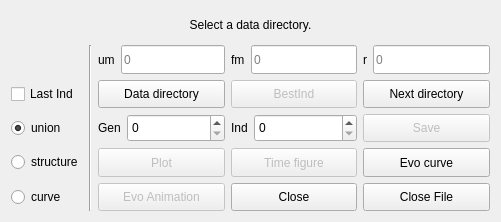
<?xml version="1.0" encoding="UTF-8"?>
<ui version="4.0">
 <class>Form</class>
 <widget class="QWidget" name="Form">
  <property name="enabled">
   <bool>true</bool>
  </property>
  <property name="geometry">
   <rect>
    <x>0</x>
    <y>0</y>
    <width>501</width>
    <height>222</height>
   </rect>
  </property>
  <property name="windowTitle">
   <string>Form</string>
  </property>
  <layout class="QGridLayout" name="gridLayout">
   <item row="4" column="4">
    <widget class="QPushButton" name="pushButton_7">
     <property name="enabled">
      <bool>true</bool>
     </property>
     <property name="sizePolicy">
      <sizepolicy hsizetype="Expanding" vsizetype="Expanding">
       <horstretch>2</horstretch>
       <verstretch>1</verstretch>
      </sizepolicy>
     </property>
     <property name="text">
      <string>Evo curve</string>
     </property>
    </widget>
   </item>
   <item row="2" column="3">
    <widget class="QPushButton" name="pushButton_2">
     <property name="enabled">
      <bool>false</bool>
     </property>
     <property name="sizePolicy">
      <sizepolicy hsizetype="Expanding" vsizetype="Expanding">
       <horstretch>2</horstretch>
       <verstretch>1</verstretch>
      </sizepolicy>
     </property>
     <property name="text">
      <string>BestInd</string>
     </property>
    </widget>
   </item>
   <item row="5" column="2">
    <widget class="QPushButton" name="pushButton_8">
     <property name="enabled">
      <bool>false</bool>
     </property>
     <property name="sizePolicy">
      <sizepolicy hsizetype="Expanding" vsizetype="Expanding">
       <horstretch>2</horstretch>
       <verstretch>1</verstretch>
      </sizepolicy>
     </property>
     <property name="text">
      <string>Evo Animation</string>
     </property>
    </widget>
   </item>
   <item row="3" column="4">
    <widget class="QPushButton" name="pushButton_4">
     <property name="enabled">
      <bool>false</bool>
     </property>
     <property name="sizePolicy">
      <sizepolicy hsizetype="Expanding" vsizetype="Expanding">
       <horstretch>2</horstretch>
       <verstretch>1</verstretch>
      </sizepolicy>
     </property>
     <property name="text">
      <string>Save</string>
     </property>
    </widget>
   </item>
   <item row="1" column="4">
    <layout class="QFormLayout" name="formLayout_3">
     <item row="0" column="0">
      <widget class="QLabel" name="label_6">
       <property name="sizePolicy">
        <sizepolicy hsizetype="Expanding" vsizetype="Expanding">
         <horstretch>2</horstretch>
         <verstretch>1</verstretch>
        </sizepolicy>
       </property>
       <property name="text">
        <string>r</string>
       </property>
      </widget>
     </item>
     <item row="0" column="1">
      <widget class="QLineEdit" name="lineEdit_5">
       <property name="enabled">
        <bool>true</bool>
       </property>
       <property name="sizePolicy">
        <sizepolicy hsizetype="Expanding" vsizetype="Expanding">
         <horstretch>2</horstretch>
         <verstretch>1</verstretch>
        </sizepolicy>
       </property>
       <property name="placeholderText">
        <string>0</string>
       </property>
      </widget>
     </item>
    </layout>
   </item>
   <item row="3" column="3">
    <layout class="QFormLayout" name="formLayout_5">
     <item row="0" column="0">
      <widget class="QLabel" name="label_3">
       <property name="sizePolicy">
        <sizepolicy hsizetype="Expanding" vsizetype="Expanding">
         <horstretch>2</horstretch>
         <verstretch>1</verstretch>
        </sizepolicy>
       </property>
       <property name="text">
        <string>Ind</string>
       </property>
      </widget>
     </item>
     <item row="0" column="1">
      <widget class="QSpinBox" name="spinBox_2">
       <property name="sizePolicy">
        <sizepolicy hsizetype="Minimum" vsizetype="Expanding">
         <horstretch>0</horstretch>
         <verstretch>1</verstretch>
        </sizepolicy>
       </property>
      </widget>
     </item>
    </layout>
   </item>
   <item row="3" column="2">
    <layout class="QFormLayout" name="formLayout_4">
     <item row="0" column="0">
      <widget class="QLabel" name="label_2">
       <property name="sizePolicy">
        <sizepolicy hsizetype="Expanding" vsizetype="Expanding">
         <horstretch>2</horstretch>
         <verstretch>1</verstretch>
        </sizepolicy>
       </property>
       <property name="text">
        <string>Gen</string>
       </property>
      </widget>
     </item>
     <item row="0" column="1">
      <widget class="QSpinBox" name="spinBox">
       <property name="sizePolicy">
        <sizepolicy hsizetype="Minimum" vsizetype="Expanding">
         <horstretch>0</horstretch>
         <verstretch>1</verstretch>
        </sizepolicy>
       </property>
       <property name="maximum">
        <number>10000</number>
       </property>
      </widget>
     </item>
    </layout>
   </item>
   <item row="1" column="3">
    <layout class="QFormLayout" name="formLayout_2">
     <item row="0" column="0">
      <widget class="QLabel" name="label_5">
       <property name="sizePolicy">
        <sizepolicy hsizetype="Expanding" vsizetype="Expanding">
         <horstretch>2</horstretch>
         <verstretch>1</verstretch>
        </sizepolicy>
       </property>
       <property name="text">
        <string>fm</string>
       </property>
      </widget>
     </item>
     <item row="0" column="1">
      <widget class="QLineEdit" name="lineEdit_4">
       <property name="enabled">
        <bool>true</bool>
       </property>
       <property name="sizePolicy">
        <sizepolicy hsizetype="Expanding" vsizetype="Expanding">
         <horstretch>2</horstretch>
         <verstretch>1</verstretch>
        </sizepolicy>
       </property>
       <property name="placeholderText">
        <string>0</string>
       </property>
      </widget>
     </item>
    </layout>
   </item>
   <item row="4" column="2">
    <widget class="QPushButton" name="pushButton_5">
     <property name="enabled">
      <bool>false</bool>
     </property>
     <property name="sizePolicy">
      <sizepolicy hsizetype="Expanding" vsizetype="Expanding">
       <horstretch>2</horstretch>
       <verstretch>1</verstretch>
      </sizepolicy>
     </property>
     <property name="text">
      <string>Plot</string>
     </property>
    </widget>
   </item>
   <item row="5" column="3">
    <widget class="QPushButton" name="pushButton_9">
     <property name="sizePolicy">
      <sizepolicy hsizetype="Expanding" vsizetype="Expanding">
       <horstretch>2</horstretch>
       <verstretch>1</verstretch>
      </sizepolicy>
     </property>
     <property name="text">
      <string>Close</string>
     </property>
    </widget>
   </item>
   <item row="2" column="2">
    <widget class="QPushButton" name="pushButton">
     <property name="enabled">
      <bool>true</bool>
     </property>
     <property name="sizePolicy">
      <sizepolicy hsizetype="Expanding" vsizetype="Expanding">
       <horstretch>2</horstretch>
       <verstretch>1</verstretch>
      </sizepolicy>
     </property>
     <property name="text">
      <string>Data directory</string>
     </property>
    </widget>
   </item>
   <item row="5" column="4">
    <widget class="QPushButton" name="pushButton_10">
     <property name="sizePolicy">
      <sizepolicy hsizetype="Expanding" vsizetype="Expanding">
       <horstretch>2</horstretch>
       <verstretch>1</verstretch>
      </sizepolicy>
     </property>
     <property name="styleSheet">
      <string notr="true"/>
     </property>
     <property name="text">
      <string>Close File</string>
     </property>
     <property name="checkable">
      <bool>false</bool>
     </property>
    </widget>
   </item>
   <item row="4" column="3">
    <widget class="QPushButton" name="pushButton_6">
     <property name="enabled">
      <bool>false</bool>
     </property>
     <property name="sizePolicy">
      <sizepolicy hsizetype="Expanding" vsizetype="Expanding">
       <horstretch>2</horstretch>
       <verstretch>1</verstretch>
      </sizepolicy>
     </property>
     <property name="text">
      <string>Time figure</string>
     </property>
    </widget>
   </item>
   <item row="2" column="4">
    <widget class="QPushButton" name="pushButton_3">
     <property name="sizePolicy">
      <sizepolicy hsizetype="Expanding" vsizetype="Expanding">
       <horstretch>2</horstretch>
       <verstretch>1</verstretch>
      </sizepolicy>
     </property>
     <property name="text">
      <string>Next directory</string>
     </property>
    </widget>
   </item>
   <item row="1" column="2">
    <layout class="QFormLayout" name="formLayout">
     <item row="0" column="0">
      <widget class="QLabel" name="label_4">
       <property name="sizePolicy">
        <sizepolicy hsizetype="Expanding" vsizetype="Expanding">
         <horstretch>2</horstretch>
         <verstretch>1</verstretch>
        </sizepolicy>
       </property>
       <property name="minimumSize">
        <size>
         <width>0</width>
         <height>23</height>
        </size>
       </property>
       <property name="text">
        <string>um</string>
       </property>
      </widget>
     </item>
     <item row="0" column="1">
      <widget class="QLineEdit" name="lineEdit_3">
       <property name="enabled">
        <bool>true</bool>
       </property>
       <property name="sizePolicy">
        <sizepolicy hsizetype="Expanding" vsizetype="Expanding">
         <horstretch>2</horstretch>
         <verstretch>1</verstretch>
        </sizepolicy>
       </property>
       <property name="placeholderText">
        <string>0</string>
       </property>
      </widget>
     </item>
    </layout>
   </item>
   <item row="1" column="1" rowspan="5">
    <widget class="Line" name="line_3">
     <property name="sizePolicy">
      <sizepolicy hsizetype="Fixed" vsizetype="Expanding">
       <horstretch>0</horstretch>
       <verstretch>1</verstretch>
      </sizepolicy>
     </property>
     <property name="orientation">
      <enum>Qt::Vertical</enum>
     </property>
    </widget>
   </item>
   <item row="0" column="0" colspan="5">
    <widget class="QLabel" name="label">
     <property name="sizePolicy">
      <sizepolicy hsizetype="Expanding" vsizetype="Expanding">
       <horstretch>0</horstretch>
       <verstretch>1</verstretch>
      </sizepolicy>
     </property>
     <property name="minimumSize">
      <size>
       <width>0</width>
       <height>23</height>
      </size>
     </property>
     <property name="text">
      <string>Select a data directory.</string>
     </property>
     <property name="alignment">
      <set>Qt::AlignCenter</set>
     </property>
    </widget>
   </item>
   <item row="2" column="0">
    <widget class="QCheckBox" name="checkBox">
     <property name="sizePolicy">
      <sizepolicy hsizetype="Expanding" vsizetype="Expanding">
       <horstretch>1</horstretch>
       <verstretch>1</verstretch>
      </sizepolicy>
     </property>
     <property name="text">
      <string>Last Ind</string>
     </property>
    </widget>
   </item>
   <item row="3" column="0">
    <widget class="QRadioButton" name="radioButton">
     <property name="text">
      <string>union</string>
     </property>
     <property name="checked">
      <bool>true</bool>
     </property>
    </widget>
   </item>
   <item row="4" column="0">
    <widget class="QRadioButton" name="radioButton_2">
     <property name="text">
      <string>structure</string>
     </property>
    </widget>
   </item>
   <item row="5" column="0">
    <widget class="QRadioButton" name="radioButton_3">
     <property name="text">
      <string>curve</string>
     </property>
    </widget>
   </item>
  </layout>
 </widget>
 <tabstops>
  <tabstop>lineEdit_3</tabstop>
  <tabstop>lineEdit_4</tabstop>
  <tabstop>lineEdit_5</tabstop>
  <tabstop>spinBox</tabstop>
  <tabstop>spinBox_2</tabstop>
  <tabstop>checkBox</tabstop>
  <tabstop>radioButton</tabstop>
  <tabstop>radioButton_2</tabstop>
  <tabstop>radioButton_3</tabstop>
  <tabstop>pushButton</tabstop>
  <tabstop>pushButton_2</tabstop>
  <tabstop>pushButton_3</tabstop>
  <tabstop>pushButton_4</tabstop>
  <tabstop>pushButton_5</tabstop>
  <tabstop>pushButton_6</tabstop>
  <tabstop>pushButton_7</tabstop>
  <tabstop>pushButton_8</tabstop>
  <tabstop>pushButton_9</tabstop>
  <tabstop>pushButton_10</tabstop>
 </tabstops>
 <resources/>
 <connections/>
</ui>
